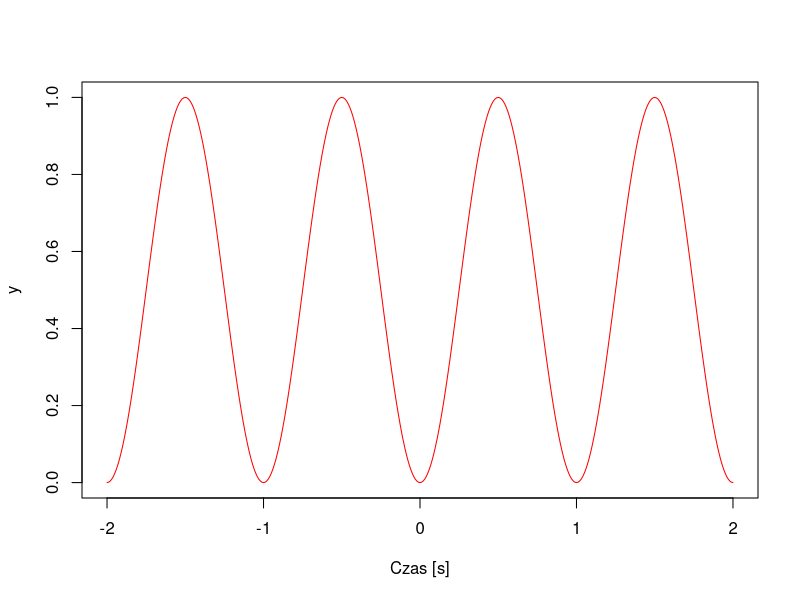
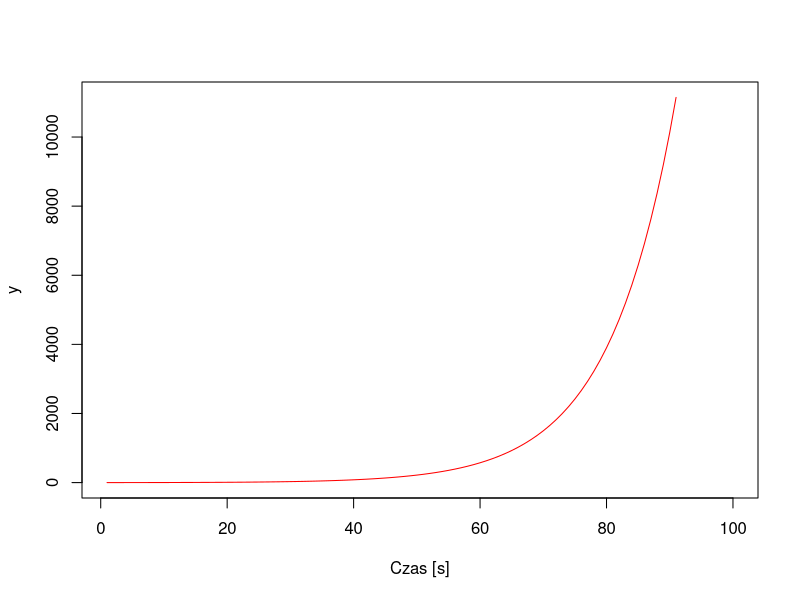
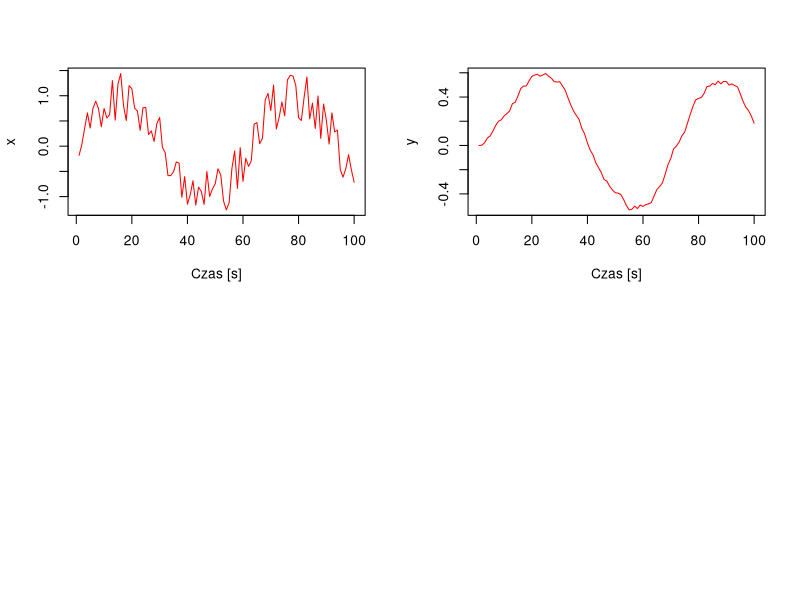

R code for these plots, in order:
rm(list=ls())

x = seq(-2,2, 0.01)
y = 0.5*(1-cos(2*pi*x))

plot(x, y,
     type="l", 
     lty=c(1),
     col=c("red"),
     xlab="Czas [s]")

### Savings account state model
y = rep(0, 100)
x = seq(0.1,1, 0.01)
alpha = 0.1

for (k in 2:100)
{
  y[k] = (1+alpha)*y[k-1] + x[k]
}

plot(y,
     type="l", 
     lty=c(1),
     col=c("red"),
     xlab="Czas [s]")

### Exponential smoother
y = rep(0, 100)
x = sin(seq(0.1,10, 0.1)) + runif(100, -0.5, 0.5)
alpha = 0.94
for (k in 2:100)
{
  y[k] = alpha*y[k-1] + (1-alpha)*x[k]
}

par(mfrow=c(2,2))
plot(x,
     type="l", 
     lty=c(1),
     col=c("red"),
     xlab="Czas [s]")

plot(y,
     type="l", 
     lty=c(1),
     col=c("red"),
     xlab="Czas [s]")